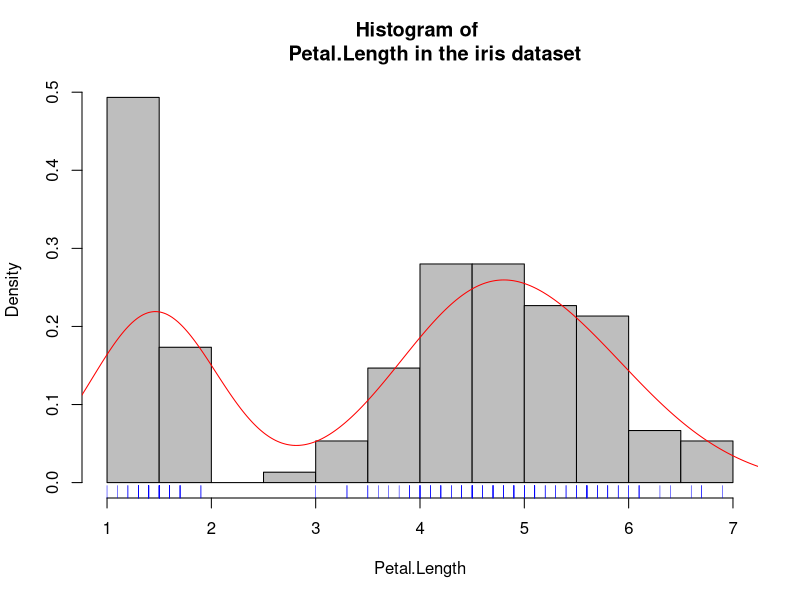

This chart was generated by the following R code:
## ---- chunk 1
knitr::opts_chunk$set(echo = TRUE)
## ---- chunk 2
data("iris")
View(iris)
attach(iris)
## ---- chunk 3
hist(Petal.Length, col = "grey", prob = TRUE, main = "Histogram of 
     Petal.Length in the iris dataset")

lines(density(Petal.Length), col = "red")

rug(Petal.Length, col = "blue")
